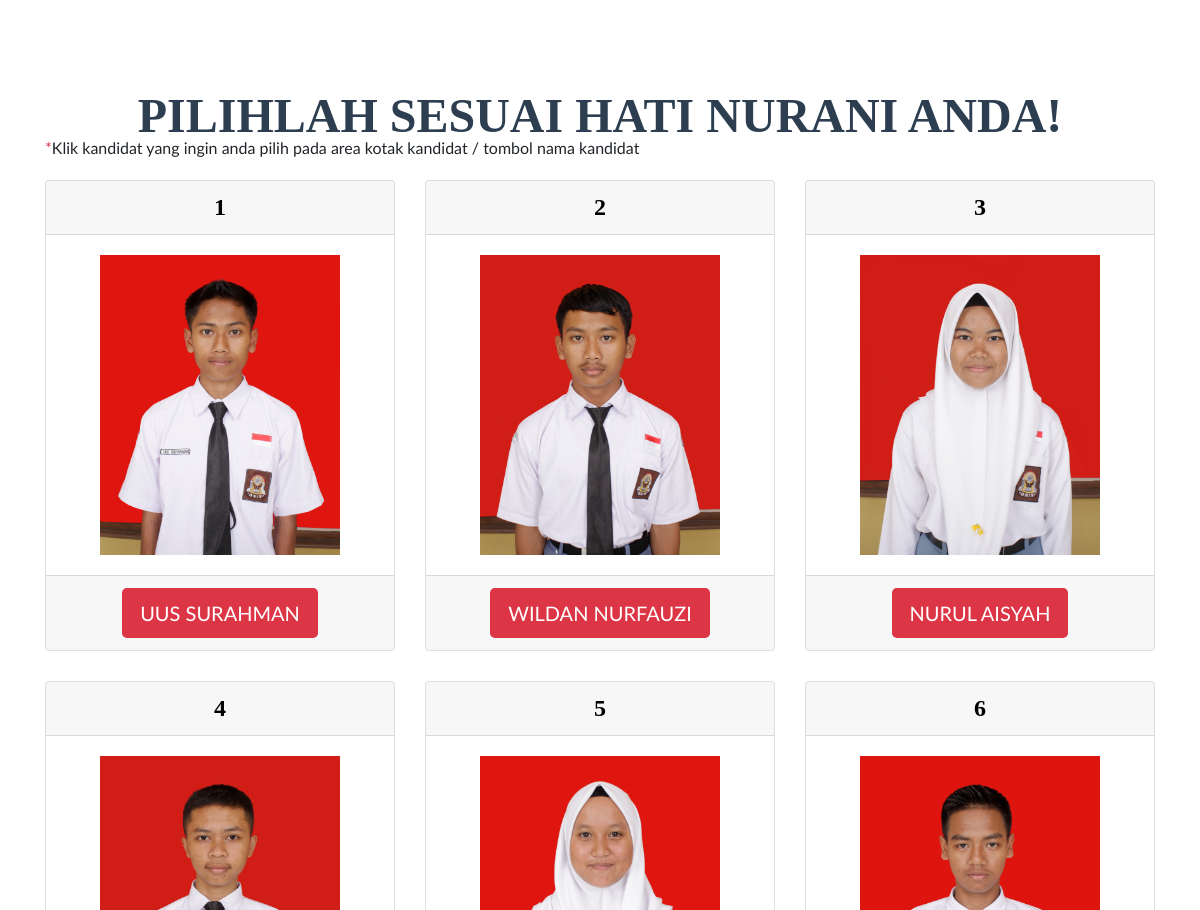
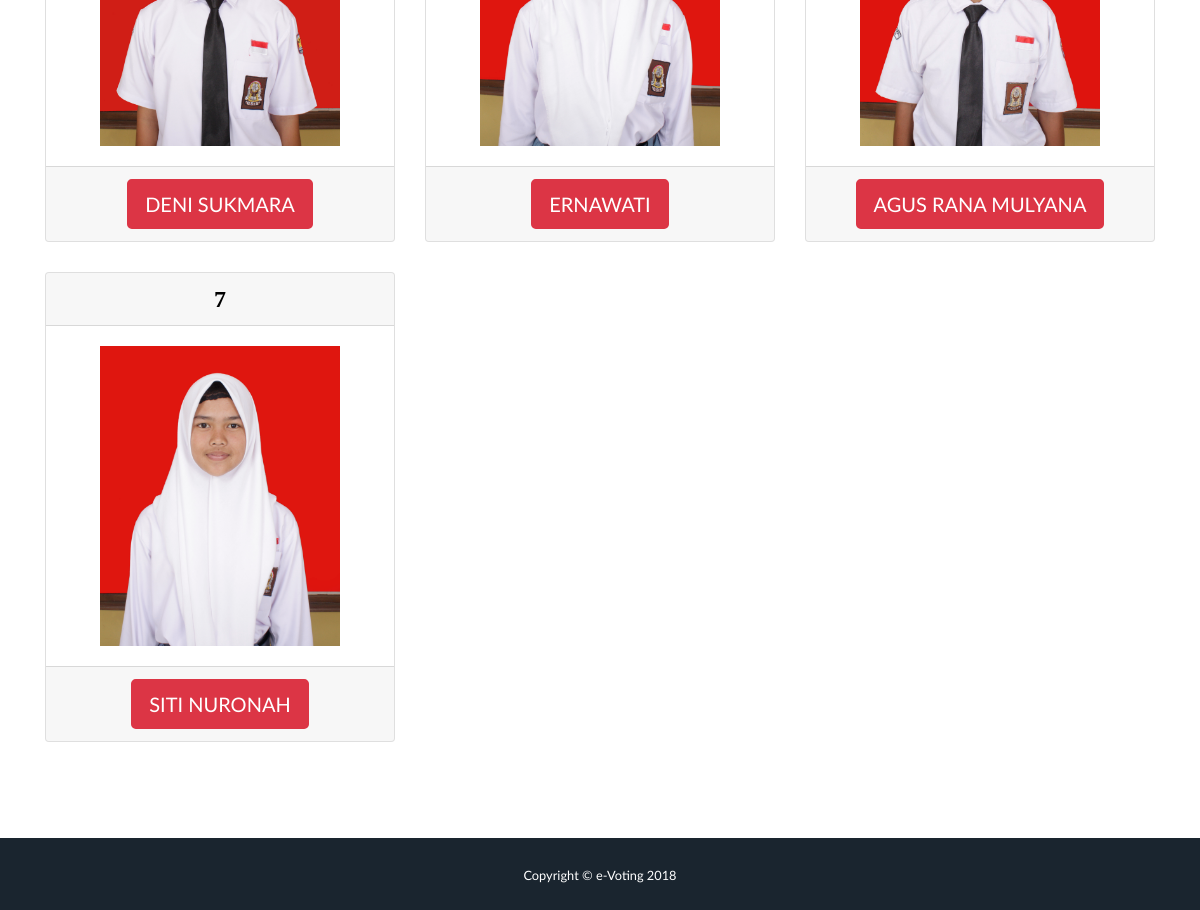
Screenshot of /simulasi with the database file from the repository (2 pictures, top to bottom).
### tables this page shows
CREATE TABLE `tbl_kandidat` (
  `id_kandidat` int(4) NOT NULL,
  `nama_kandidat` varchar(100) NOT NULL,
  `visi` text NOT NULL,
  `misi` text NOT NULL,
  `foto` varchar(100) NOT NULL
);

### application/controllers/simulasi.php (called while the page is built, shortened)
<?php
class Simulasi extends CI_Controller {
	function __construct(){
		$this->load->helper('url');
        $this->load->model('m_voting');
	}
	public function index(){
		$data['title'] = 'e-Voting | SMK Negeri 1 Kawali';
		$data['content'] = 'simulasi';
		$data['kandidat'] = $this->m_voting->tampil_data('tbl_kandidat')->result();
		$this->load->view('v_head.php', $data);
		$this->load->view('v_simulasi.php', $data);
		$this->load->view('v_footer.php');
	}
}
?>

### index.php (called while the page is built, shortened)
<?php
require_once BASEPATH.'core/CodeIgniter.php';

### application/models/m_voting.php (called while the page is built, shortened)
<?php
class M_voting extends CI_Model{
	function tampil_data($table){
		return $this->db->get($table);
	}
}

### application/views/v_simulasi.php (the view, shortened to what this page needs)
<section class="portfolio" id="kandidat">
<div class="container">
    <h2 class="text-center text-uppercase text-secondary mb-0">Pilihlah sesuai hati nurani anda!</h2>
    <span class="text-center text-danger">*</span>Klik kandidat yang ingin anda pilih pada area kotak kandidat / tombol nama kandidat
    <div class="row"  style="margin-top: 20px;">
      <?php foreach($kandidat as $vote){ ?>
        <div class="col-md-6 col-lg-4">
        <a class="portfolio-item d-block mx-auto"
            href="javascript:;"
            data-id_kandidat="<?php echo $vote->id_kandidat ?>"
            data-nama_kandidat="<?php echo $vote->nama_kandidat ?>"
            data-toggle="modal" data-target="#vote-data">
            <div class="card text-center">
              <div class="card-header">
                <h4 class="text-uppercase m-0"><?php echo $vote->id_kandidat;?></h4>
              </div>
              <div class="card-body">
                <img src="<?php echo base_url('assets/gambar/'); echo $vote->foto?>" height="300">
              </div>
              <div class="card-footer">
                <button  data-toggle="modal" data-target="#pilih-data" class="btn btn-lg btn-danger text-uppercase"><?php echo $vote->nama_kandidat;?></button>
              </div>
            </div>
        </a>
        </div>
      <?php } ?>
    </div>
    </div>
  </section>

### application/views/v_head.php (shortened to what this page needs)
<!DOCTYPE html>
<html lang="en">
  <head>
    <link href="<?php echo base_url();?>assets/daylight/freelancer/vendor/bootstrap/css/bootstrap.css" rel="stylesheet">
    <link href="<?php echo base_url();?>assets/daylight/freelancer/vendor/fontawesome-free/css/all.min.css" rel="stylesheet" type="text/css">
    <link href="<?php echo base_url();?>assets/daylight/Montserrat.css" rel="stylesheet" type="text/css">
    <link href="<?php echo base_url();?>assets/daylight/Lato.css" rel="stylesheet" type="text/css">
    <link href="<?php echo base_url();?>assets/daylight/freelancer/vendor/magnific-popup/magnific-popup.css" rel="stylesheet" type="text/css">
    <link href="<?php echo base_url();?>assets/daylight/freelancer/css/freelancer.css" rel="stylesheet">
  </head>
  <body id="page-top">

### application/views/v_footer.php (shortened to what this page needs)
<div class="copyright py-4 text-center text-white">
  <div class="container">
    <small>Copyright &copy; e-Voting 2018</small>
  </div>
</div>

### assets/daylight/freelancer/css/freelancer.css (style rules this page uses)
body { font-family: 'Lato'; }
h1, h2, h3, h4, h5, h6 { font-weight: 700; font-family: 'Montserrat'; }
section { padding: 6rem 0; }
section h2 { font-size: 2.25rem; line-height: 2rem; }
@media (min-width: 992px) { section h2 { font-size: 3rem; line-height: 2.5rem; } }
.portfolio { margin-bottom: -15px; }
.portfolio .portfolio-item { position: relative; display: block; max-width: 25rem; margin-bottom: 15px; }
@media (min-width: 576px) { .portfolio { margin-bottom: -30px; } }
@media (min-width: 576px) { .portfolio .portfolio-item { margin-bottom: 30px; } }
.copyright { background-color: #1a252f; }
a { color: #000; }
.btn { border-width: 2px; }
.text-secondary { color: #2C3E50 !important; }

### rows the page displays
tbl_kandidat: id_kandidat "1", foto (picture), nama_kandidat "UUS SURAHMAN"
tbl_kandidat: id_kandidat "2", foto (picture), nama_kandidat "WILDAN NURFAUZI"
tbl_kandidat: id_kandidat "3", foto (picture), nama_kandidat "NURUL AISYAH"
tbl_kandidat: id_kandidat "4", foto (picture), nama_kandidat "DENI SUKMARA"
tbl_kandidat: id_kandidat "5", foto (picture), nama_kandidat "ERNAWATI"
tbl_kandidat: id_kandidat "6", foto (picture), nama_kandidat "AGUS RANA MULYANA"
tbl_kandidat: id_kandidat "7", foto (picture), nama_kandidat "SITI NURONAH"
